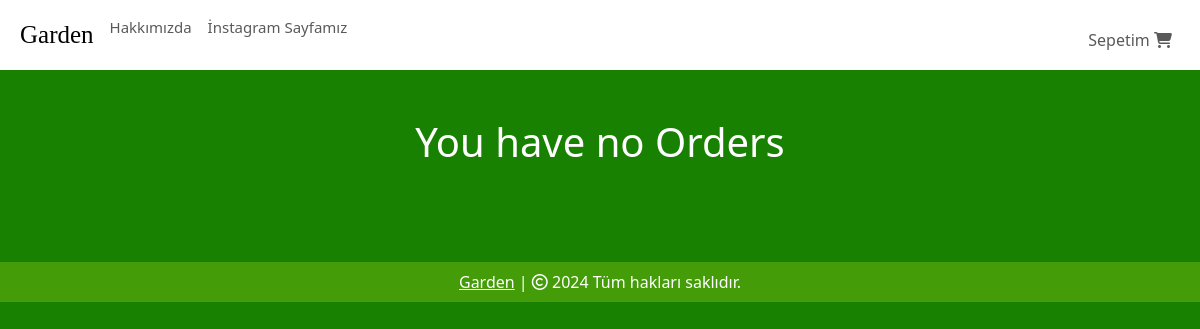
/orders (signed in), run on an earlier commit of the app's database.
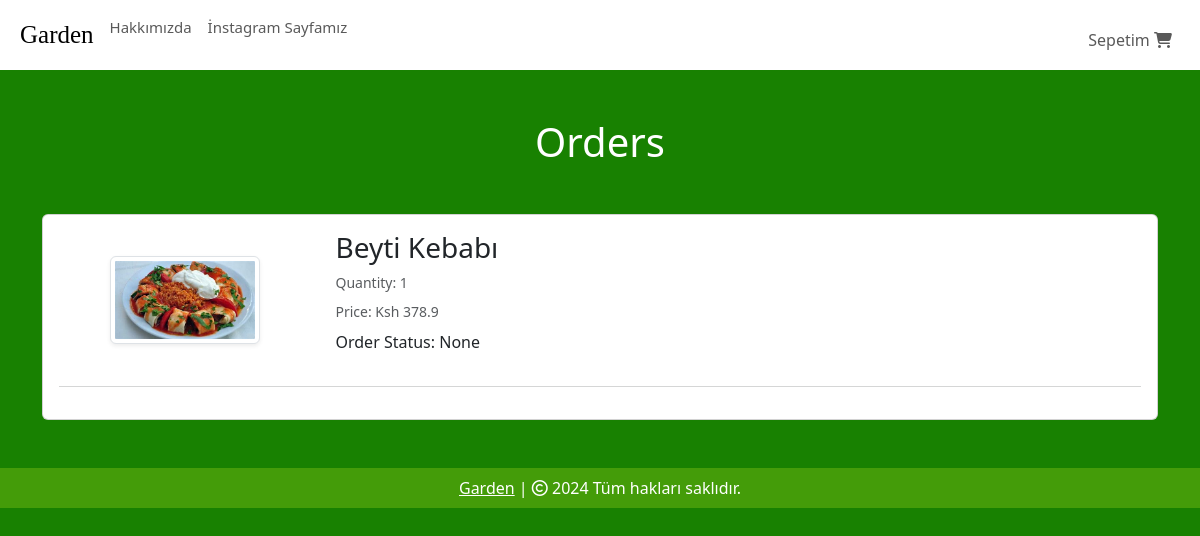
And on a later commit of the database.
### website/models.py (models this page shows, shortened)
class Order(db.Model):
    id = db.Column(db.Integer, primary_key=True)
    quantity = db.Column(db.Integer, nullable=False)
    price = db.Column(db.Float, nullable=False)
    status = db.Column(db.String(100), nullable=True)
    customer_link = db.Column(db.Integer, db.ForeignKey('customer.id'), nullable=True)
    product_link = db.Column(db.Integer, db.ForeignKey('product.id'), nullable=False)

class Product(db.Model):
    id = db.Column(db.Integer, primary_key=True)
    product_name = db.Column(db.String(100), nullable=False)
    current_price = db.Column(db.Float, nullable=False)
    previous_price = db.Column(db.Float, nullable=False)
    in_stock = db.Column(db.Integer, nullable=False)
    product_picture = db.Column(db.String(1000), nullable=False)
    flash_sale = db.Column(db.Boolean, default=False)
    date_added = db.Column(db.DateTime, default=datetime.utcnow)
    carts = db.relationship('Cart', backref=db.backref('product', lazy=True))
    orders = db.relationship('Order', backref=db.backref('product', lazy=True))

### website/views.py (the view)
@views.route('/orders')
@login_required
def order():
    orders = Order.query.filter_by(customer_link=current_user.id).all()
    return render_template('orders.html', orders=orders)

### website/templates/orders.html (shortened to what this page needs)
{% extends 'base.html' %}
{% block body %}
<div class="container my-5">
    <div class="row">
        {% if orders %}
        <h1 class="text-center mb-5" style="color: white;">Orders</h1>
        <div class="col-sm-13">
            <div class="card">
                <div class="card-body">
                    {% for item in orders %}
                    <div class="row">
                        <div class="col-sm-3 text-center align-self-center">
                            <img src="{{ item.product.product_picture }}" alt="" class="img-fluid img-thumbnail shadow-sm" height="150px" width="150px">
                        </div>
                        <div class="col-sm-7">
                            <h3>{{ item.product.product_name }}</h3>
                            <p class="mb-2 text-muted small">Quantity: {{ item.quantity }}</p>
                            <p class="mb-2 text-muted small">Price: Ksh {{ item.price }}</p>
                            <div class="col-sm-4">
                                <p>Order Status: {{ item.status }}</p>
                            </div>
                        </div>
                    </div>
                    <hr class="text-muted">
                    {% endfor %}
                </div>
            </div>
        </div>
        {% else %}
        <h1 class="text-center mb-5" style="color: white;">You have no Orders</h1>
        {% endif %}
    </div>
</div>
{% endblock %}

What changed in the data, as far as the page shows it:
added Order: product.product_picture (picture), product.product_name "Beyti Kebabı", quantity "1", price "378.9", status "None"
Also different on the page:
text no longer shown: "You have no Orders"
text now shown: "Orders"
